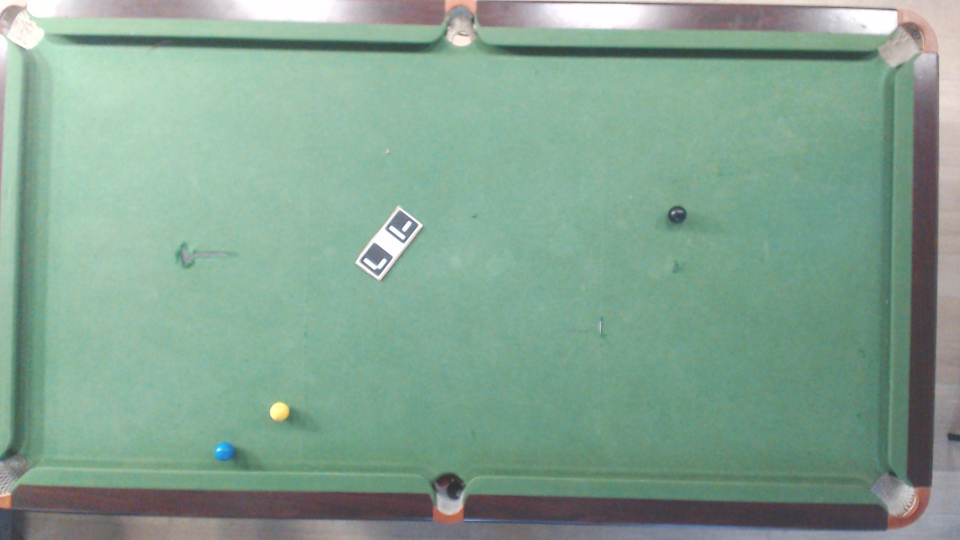
#> input picture perfectswish/object_detection/black_ball_img.jpg, 1920 x 1080 px (shown at 1/2 size)
$ python -i detect_cuestick_experimental.py   (imports and definitions only)
#> lines starting #> are read from the running program, lines starting #| are printed output that depends on the picture; after the words box and inside, x2 and y2 are one past the last pixel; in counts of white or black regions, pixels touching at a corner belong together
#> further down, picture is the input picture: shape (1080, 1920, 3); mean B, G, R 145.7, 163.3, 131.7
import cv2
import numpy as np
from perfectswish.utils import webcam

# initialize a blob detector

params = cv2.SimpleBlobDetector_Params()
# [8 lines of commented-out code are left out]


blobdetector = cv2.SimpleBlobDetector_create(params)


def find_by_color(image):
    """
    Find the cue stick in the image by color.

    :param image: The image to find the cue stick in.
    :return: The cue stick in the image.
    """
    # Convert the image to HSV
    hsv = cv2.cvtColor(image, cv2.COLOR_BGR2HSV)
#> hsv: shape (1080, 1920, 3); mean H, S, V 78.6, 56.4, 165.7


    lower = np.array([100, 100, 5])
    upper = np.array([110, 255, 255])

    mask = cv2.inRange(hsv, lower, upper)
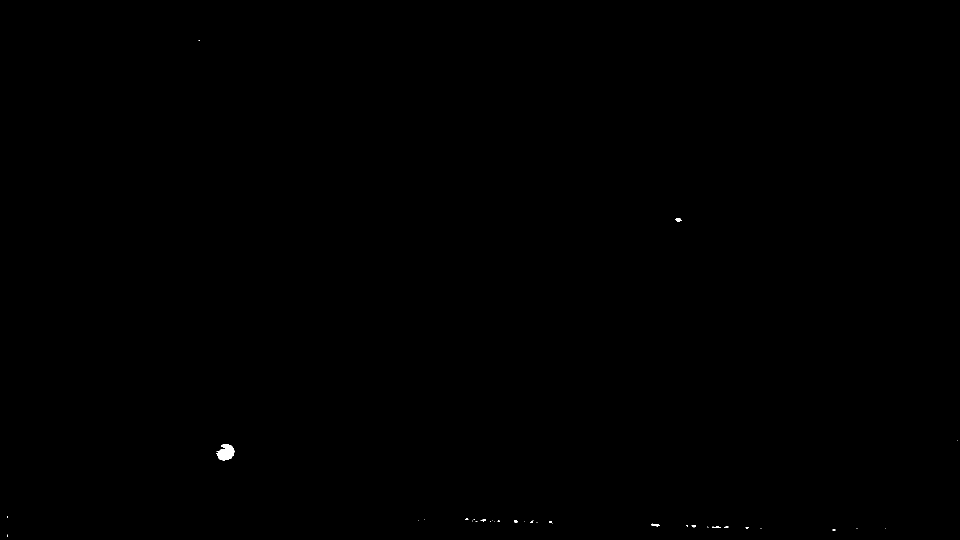
#> mask: shape (1080, 1920) (shown at 1/2 size); 0.06% white; 35 white regions (27 under 20 px)

    # apply mask to original image
    res = cv2.bitwise_and(image, image, mask=mask)

    # erode and dilate the image
    kernel = np.ones((5, 5), np.uint8)
    res = cv2.erode(res, kernel, iterations=6)
#> res: shape (1080, 1920, 3); every value is 0
    res = cv2.dilate(res, kernel, iterations=3)

    # blur the image
    # res = cv2.GaussianBlur(res, (11, 11), 0)
    res_for_show = cv2.resize(res.copy(), (1280, 720))
#> res_for_show: shape (720, 1280, 3); every value is 0
    # change the dimensions for the show

    cv2.imshow('mask', res)
    # find contours
    contours, _ = cv2.findContours(mask, cv2.RETR_TREE, cv2.CHAIN_APPROX_SIMPLE)
#> contours = 38 contours, 34 with area under 20; largest, box (x1, y1, x2, y2) and area: (432, 888, 469, 921) 741, (1351, 436, 1363, 444) 48, (1302, 1047, 1320, 1053) 40, (1424, 1052, 1442, 1056) 20
    # find the contours diameter
    # filter the contours by area and circularity
    for contour in contours:
        if cv2.contourArea(contour) > 100 and cv2.arcLength(contour, True) > 100:
            cv2.drawContours(res, [contour], -1, (0, 255, 0), 3)
#> this loop made 38 passes
#> contour on passes 1, 3, 4, 5, 8, 13, 14, 15, 16, 17, 18, 19: [[14, 1069], [14, 1073], [15, 1073], [15, 1070]], [[1770, 1057]], [[1713, 1057], [1714, 1057]], [[1521, 1057], [1522, 1057]], [[1415, 1053], [1415, 1054], [1416, 1054]], [[1104, 1047]], [[1073, 1044], [1074, 1044]], [[1049, 1043]], [[988, 1043]], [[980, 1043], [981, 1043]], [[951, 1043], [954, 1043]], [[944, 1043]]
#> res: shape (1080, 1920, 3); mean B, G, R 0, 0.1, 0
    return res


# [17 lines not run here, left out]

>>> import cv2
>>> picture = cv2.imread('black_ball_img.jpg')
>>> result = find_by_color(picture)
